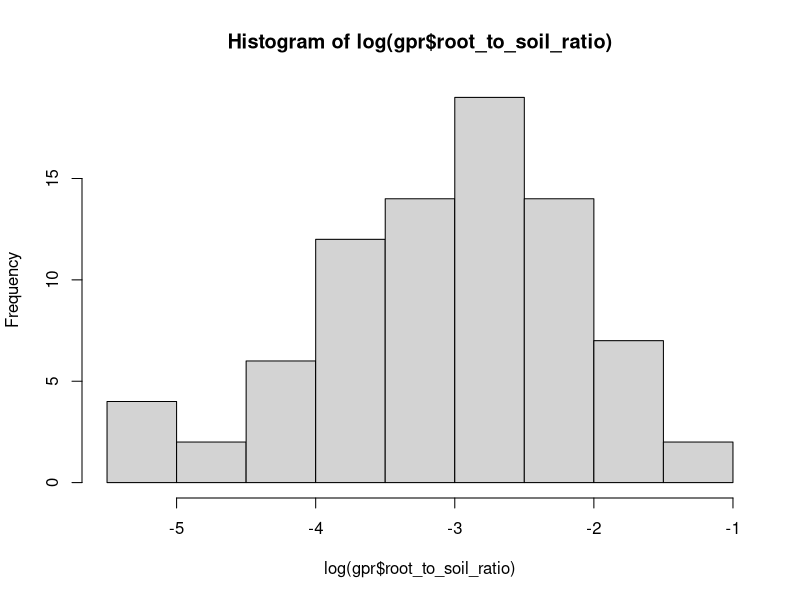
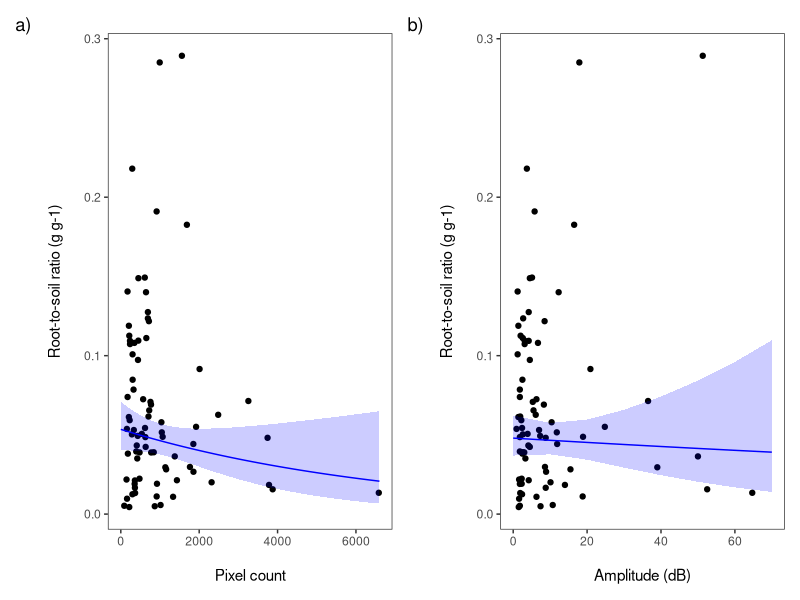

Write R code to recreate these figures, in order. (Note: this script raises an error after producing the figures.)
# GPR test
# Analysis on Pixel count and root density
# by Jakub
# created 18 Oct 2024
# modified 3 Dec 2024

# Load libraries ----
library(tidyverse)
library(lme4)
library(ggeffects)
library(patchwork)

# Data ----
gpr <- read.csv("data/GPR/gpr_transects_and_root_density.csv") %>%
  filter(!is.na(root_to_soil_ratio)) # keep only detections with corresponding soil data

glimpse(gpr)

hist(log(gpr$root_to_soil_ratio))

# Custom min-max scaling ----
min_val <- min(gpr$pixel_count)
max_val <- max(gpr$pixel_count)

gpr$pixel_count_scaled <- (gpr$pixel_count - min_val) / (max_val - min_val)

# Models ----
model1 <- lm(log(root_to_soil_ratio) ~ pixel_count, data = gpr)
model2 <- lm(log(root_to_soil_ratio) ~ pixel_count_scaled, data = gpr)
model3 <- lm(log(root_to_soil_ratio) ~ amplitude, data = gpr)

summary(model1)
summary(model2) # No difference between model1 and model2
summary(model3)

# Predictions ----
pred_model1 <- ggpredict(model1, terms = "pixel_count")
pred_model3 <- ggpredict(model3, terms = "amplitude")

# Plot ----
RD_pixel <- ggplot(data = gpr, aes(x = pixel_count, y = root_to_soil_ratio)) +
  geom_point() +
  geom_line(data = pred_model1, aes(x = x, y = predicted), color = "blue", inherit.aes = FALSE) +  # Prediction line
  geom_ribbon(data = pred_model1, aes(x = x, ymin = conf.low, ymax = conf.high), 
                fill = "blue", alpha = 0.2, inherit.aes = FALSE) +  # Confidence interval
  theme_bw() +
  labs(x = "\nPixel count", y = "\nRoot-to-soil ratio (g g-1)\n") +
  theme(panel.grid = element_blank())

# Plot with predictions for Amplitude (Model 3)
RD_amplitude <- ggplot(aes(x = amplitude, y = root_to_soil_ratio), data = gpr) +
  geom_point() +
  geom_line(data = pred_model3, aes(x = x, y = predicted), color = "blue", inherit.aes = FALSE) +  # Prediction line
  geom_ribbon(data = pred_model3, aes(x = x, ymin = conf.low, ymax = conf.high), 
              fill = "blue", alpha = 0.2, inherit.aes = FALSE) +  # Confidence interval
  theme_bw() +
  labs(x = "\nAmplitude (dB)", y = "\nRoot-to-soil ratio (g g-1)\n") +
  theme(panel.grid = element_blank())

RD_px_am <- RD_pixel + RD_amplitude & plot_annotation(tag_levels = 'a', tag_suffix = ')')

ggsave(RD_px_am, file = "results/gpr/RD_px_am.png", width = 210, height = 100, units = "mm", dpi = 320)


#### ----
gpr$elevation <- factor(gpr$elevation)
gpr$elevation <- paste0(gpr$elevation, " m")

ggplot(data = gpr, aes(x = root_dens_soil, fill = elevation, colour = elevation)) +
  geom_density(alpha = 0.5) +
  labs(x = "Root-to-soil ratio (g g-1)",
       y = NULL) +
  scale_fill_viridis_d() +
  scale_color_viridis_d() +
  theme_bw() +

ggplot(data = gpr, aes(x = amplitude, fill = elevation, colour = elevation)) +
  geom_density(alpha = 0.5) +
  labs(x = "Amplitude",
       y = NULL) +
  scale_fill_viridis_d() +
  scale_color_viridis_d() +
  theme_bw() +

ggplot(data = gpr, aes(x = pixel_count, fill = elevation, colour = elevation)) +
  geom_density(alpha = 0.5) +
  labs(x = "Pixel intensity",
       y = NULL) +
  scale_fill_viridis_d() +
  scale_color_viridis_d() +
  theme_bw() +
  plot_layout(nrow = 1, guides = 'collect') &
  plot_annotation(tag_levels = 'a', tag_suffix = ')')
